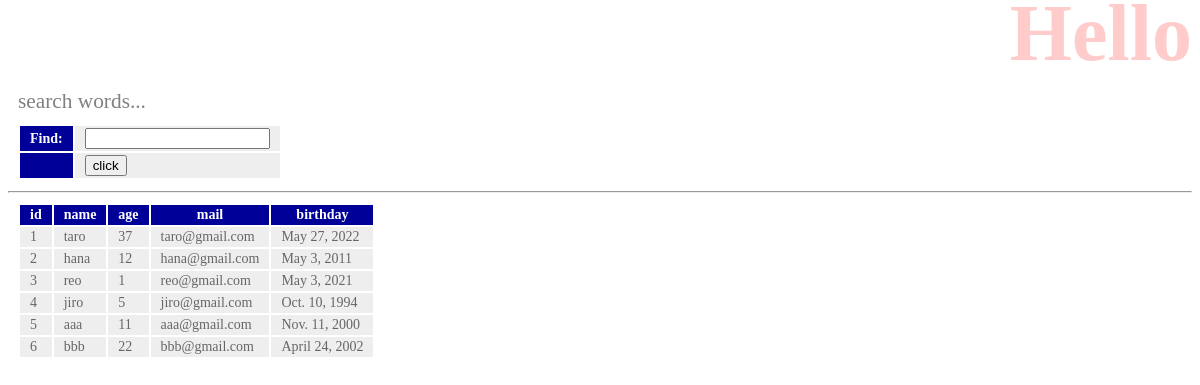
/hello/find, run on the app's committed database.
### hello/models.py (models this page shows, shortened)
class Friend(models.Model):
    name = models.CharField(max_length=100, validators=[number_only])
    mail = models.EmailField(max_length=200)
    gender = models.BooleanField()
    age = models.IntegerField()
    birthday = models.DateField()

### hello/views.py (the view)
# urls.py: path("find", views.find, name="find"),
def find(request):
    if request.method == "POST":
        msg = "search result"
        form = FindForm(request.POST)
        str = request.POST["find"]
        list = str.split()
        data = Friend.objects.all()[int(list[0]) : int(list[1])]
    else:
        msg = "search words..."
        form = FindForm()
        data = Friend.objects.all()
    params = {"title": "Hello", "message": msg, "form": form, "data": data}
    return render(request, "hello/find.html", params)

### hello/forms.py
class FindForm(forms.Form):
    find = forms.CharField(label="Find", required=False)

### hello/templates/hello/find.html (shortened to what this page needs)
{% load static %}
<!doctype html>
<html lang="'ja">
<head>
    <link rel="stylesheet" type="text/css" href="{% static 'hello/css/style.css' %}" />
</head>
<body>
    <h1>{{title}}</h1>
    <p>{{message|safe}}</p>
    <table>
        <form action="{% url 'find' %}" method="post">
            {{form}}
            <tr><th><td><input type="submit" value="click"></td></th></tr>
        </form>
    </table>
    <hr>
    <table>
        <tr>
            <th>id</th>
            <th>name</th>
            <th>age</th>
            <th>mail</th>
            <th>birthday</th>
        </tr>
        {% for item in data %}
        <tr>
            <td>{{item.id}}</td>
            <td>{{item.name}}</td>
            <td>{{item.age}}</td>
            <td>{{item.mail}}</td>
            <td>{{item.birthday}}</td>
        </tr>
        {% endfor %}
    </table>
</body>
</html>

### hello/static/hello/css/style.css (style rules this page uses)
body { color: gray; font-size: 16pt; }
h1 { color:red; opacity:0.2; font-size:60pt; margin-top: -20px; margin-bottom: 0px; text-align: right; }
p { margin: 10px; }
table { margin: 10px; font-size: 14px; }
table tr th { background-color: #009; color: white; padding: 2px 10px; border: 2px; }
table tr td { background-color: #eee; color: #666; padding: 2px 10px; border: 2px; }

### data on the page
Friend: id "1", name "taro", age "37", mail "taro@gmail.com", birthday "May 27, 2022"
Friend: id "2", name "hana", age "12", mail "hana@gmail.com", birthday "May 3, 2011"
Friend: id "3", name "reo", age "1", mail "reo@gmail.com", birthday "May 3, 2021"
Friend: id "4", name "jiro", age "5", mail "jiro@gmail.com", birthday "Oct. 10, 1994"
Friend: id "5", name "aaa", age "11", mail "aaa@gmail.com", birthday "Nov. 11, 2000"
Friend: id "6", name "bbb", age "22", mail "bbb@gmail.com", birthday "April 24, 2002"

### other printed values
{{ message|safe }} "search words..."
